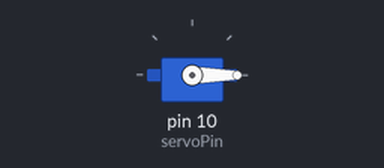
Simulated run of this sketch. Board: Arduino Uno, built with avr-gcc and run on an emulated ATmega328P. Parts: servo.

Above: at 0.05 s.
Timing chart, 0 to 4.6 s (numbered marks = the images above):
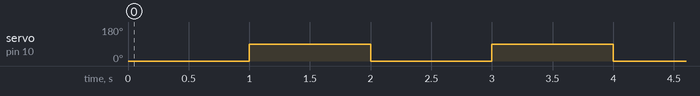

Measured:
- by itself, servo on pin 10 (servoPin): alternates 90° for 1.0 s and 0° for 1.0 s

The sketch:

Servo.ino
```cpp
#include <Servo.h>

class Grabber {
private:
  int servoPin;

public:
  // class field
  Servo servo;

  // constructor
  Grabber(int servoNum) {
    if (servoNum == 1) {
      servoPin = 10;
    }
    else {
      servoPin = 9;
    }
  }

  // functions
  void begin() {
    servo.attach(servoPin);
  }

  void grab() {
    servo.write(0);
  }

  void release() {
    servo.write(90);
  }

};

Grabber grabber(1);

void setup() {
  grabber.begin();
}

void loop() {
  grabber.grab();
  delay(1000);
  grabber.release();
  delay(1000);
}
```
